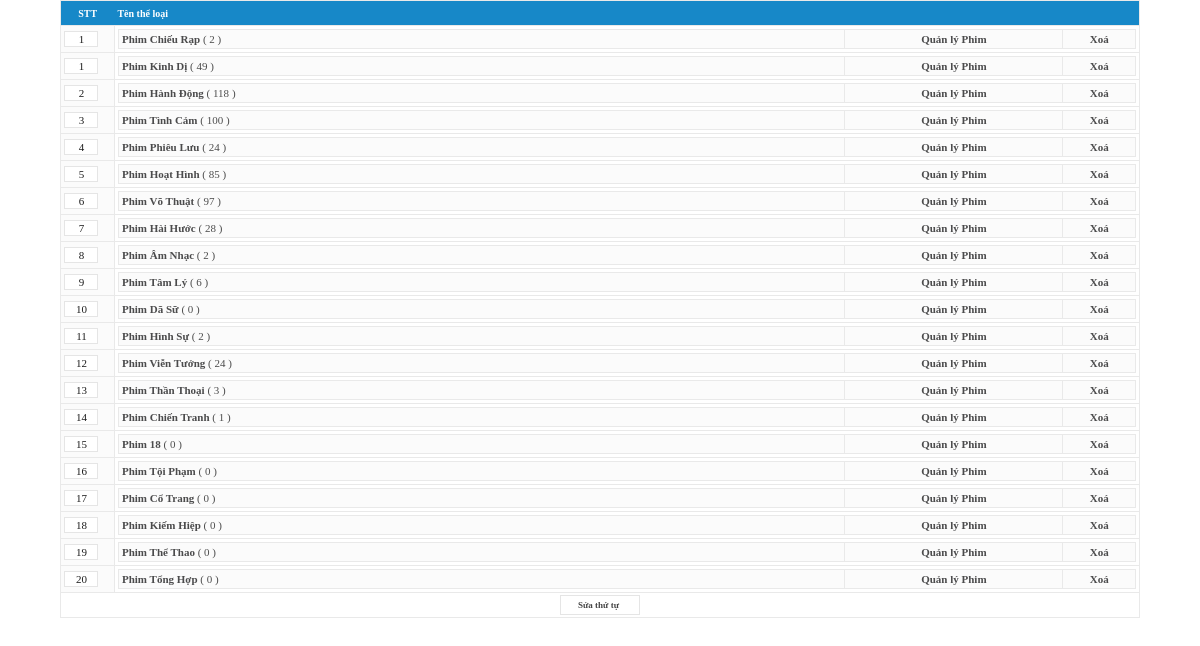
The page /admincp/index.php?act=cat&mode=edit (signed in) on the database its author committed.
### tables this page shows
CREATE TABLE IF NOT EXISTS `table_cat` (
  `cat_name_title` text,
  `cat_id` int(3)  AUTO_INCREMENT,
  `cat_name_ascii` varchar(120) DEFAULT '',
  `cat_name_key` varchar(250) DEFAULT '',
  `cat_name_tag` text,
  `cat_name_des` text,
  `cat_order` int(3)  DEFAULT '0',
  `cat_name` varchar(250)  DEFAULT '0',
  PRIMARY KEY (`cat_id`)
);

### inc/init.php (called while the page is built, shortened)
<?php
include('_dbconnect.php');
$mysql = new mysql;
?>

### inc/_config.php (called while the page is built, shortened)
<?php
$tb_prefix			= 'table_';
include("init.php");
?>

### inc/_dbconnect.php (called while the page is built, shortened)
<?php
class mysql {
	function query($input){
		$q = @mysql_query($input) or $this->show_error("<b>Lỗi MySQL Query</b> : ".mysql_error(),$input);
		return $q;
	}
	function fetch_array($query_id, $type=MYSQL_BOTH){
		$fa = @mysql_fetch_array($query_id,$type);
		return $fa;
	}
}
?>

### inc/_functions.php (called while the page is built, shortened)
<?php
function get_total($table,$f1,$f2 = '') {
	global $mysql, $tb_prefix;
	$q = "SELECT COUNT($f1) FROM ".$tb_prefix.$table;
	$q .= ($f2)?" ".$f2:'';
	$tt = $mysql->fetch_array($mysql->query($q));
	return $tt[0];
}
?>

### admincp/cat.php (the view, shortened to what this page needs)
<?php
$edit_url = 'index.php?act=cat&mode=edit';
$inp_arr = array(
		'name'	=> array(
			'table'	=>	'cat_name',
			'name'	=>	'Tên thể loại',
			'type'	=>	'free'
		),
		'name_ascii'	=>	array(
			'table'	=>	'cat_name_ascii',
			'type'	=>	'hidden_value',
			'value'	=>	'',
			'change_on_update'	=>	true,
		),
		'name_title'	=> array(
			'table'	=>	'cat_name_title',
			'name'	=>	'Thẻ Title',
			'type'	=>	'free',
			'can_be_empty'	=>	true,
		),
		'name_key'	=> array(
			'table'	=>	'cat_name_key',
			'name'	=>	'Thẻ Key',
			'type'	=>	'free',
			'can_be_empty'	=>	true,
		),
		'name_des'	=> array(
			'table'	=>	'cat_name_des',
			'name'	=>	'Thẻ DES',
			'type'	=>	'free',
			'can_be_empty'	=>	true,
		),
		'order'	=> array(
			'table'	=>	'cat_order',
			'name'	=>	'Thứ tự',
			'type'	=>	'number',
			'can_be_empty'	=>	true,
		),
		'name_tag'	=>	array(
			'table'	=>	'cat_name_tag',
			'name'	=>	'Thêm Key Thể Loại',
			'type'	=>	'free',
			'can_be_empty'	=>	true,
		),
);
if ($mode == 'edit') {
	if ($cat_id) {
		if (!$_POST['submit']) {
			$q = $mysql->query("SELECT * FROM ".$tb_prefix."cat WHERE cat_id = '$cat_id'");
			$r = $mysql->fetch_array($q);
			foreach ($inp_arr as $key=>$arr) $$key = $r[$arr['table']];
		}
		else {
			$error_arr = array();
			$error_arr = $form->checkForm($inp_arr);
			if (!$error_arr) {
				$inp_arr['name_ascii']['value'] = strtolower(get_ascii($name));
				$sql = $form->createSQL(array('UPDATE',$tb_prefix.'cat','cat_id','cat_id'),$inp_arr);
				eval('$mysql->query("'.$sql.'");');
				echo "Đã sửa xong <meta http-equiv='refresh' content='0;url=".$edit_url."'>";
				exit();
			}
		}
		$warn = $form->getWarnString($error_arr);
		$form->createForm('Sửa thể loại',$inp_arr,$error_arr);
	}
	else {
		echo "<table width=90% align=center cellpadding=2 cellspacing=0 class=border><form method=post>";
		echo "<tr><td align=center class=title width=5%>STT</td><td class=title style='border-right:0'>Tên thể loại</td></tr>";
		$cat_query = $mysql->query("SELECT * FROM ".$tb_prefix."cat ORDER BY cat_order ASC");
		while ($cat = $mysql->fetch_array($cat_query)) {
			$tt = get_total('film','film_id',"WHERE film_cat = ".$cat['cat_id']."");
			$iz = $cat['cat_order'];
			echo "<tr><td class=fr_2><input onclick=this.select() type=text name='o".$cat['cat_id']."' value=$iz size=2 style='text-align:center'></td><td class=fr><table width=100% cellpadding=2 cellspacing=0 class=border>";
			echo "<tr><td class=fr_2 width=50%><a href='$link&cat_id=".$cat['cat_id']."'><b>".$cat['cat_name']."</b></a> ( ".$tt." )</td><td class=fr_2 width='15%' align=center><a href='?act=film&mode=edit&cat_id=".$cat['cat_id']."'><b>Quản lý Phim</b></a></td><td class=fr_2 width='5%' align=center><a href=# onclick=check_del(".$cat['cat_id'].")><b>Xoá</b></a></td></tr>";
			echo "</table></td></tr>";
		}
		echo '<tr><td colspan="4" align="center"><input type="submit" name="sbm" class=submit value="Sửa thứ tự"></td></tr>';
		echo '</form></table>';
	}
}
		?>

### admincp/style.css (style rules this page uses)
Table,Tr,Td { Font-size: 11px; Font-family: Verdana; border-collapse: collapse; }
A { color: #4B4B4C; text-decoration: none; font-family: Verdana; }
Input,Textarea,Button,Select { Font-family: Verdana; Font-size: 11px; border: 1px solid #E5E5E5; vertical-align:middle; padding-left:3px; margin:0; background: #FFF; color: #1D1D1D; }
form { margin: 0; padding:0 }
.border { border: #E9E9E9 1px solid; }
.submit { COLOR: #454545; font-weight: bold; border: 1 solid #DDDDDD; background-color: #FFF; font-size: 9px; font-family: Verdana; height: 20px; width: 80px; }
.title { background-color: #1788C8; padding: 3px; color: #FFF; font-size: 10px; font-family: Verdana; font-weight: bold; height: 25px; }
.fr, .fr_2 { border: 1px solid #E9E9E9; padding: 3px; background-color: #FFF; }
.fr_2 { background-color: #FBFBFB; }

### rows shown on the page
table_cat: o1 "1", cat_name "Phim Chiếu Rạp", tt "2"
table_cat: o3 "1", cat_name "Phim Kinh Dị", tt "49"
table_cat: o2 "2", cat_name "Phim Hành Động", tt "118"
table_cat: o4 "3", cat_name "Phim Tình Cảm", tt "100"
table_cat: o5 "4", cat_name "Phim Phiêu Lưu", tt "24"
table_cat: cat_order "5", cat_name "Phim Hoạt Hình", tt "85"
table_cat: cat_order "6", cat_name "Phim Võ Thuật", tt "97"
table_cat: cat_order "7", cat_name "Phim Hài Hước", tt "28"
table_cat: cat_order "8", cat_name "Phim Âm Nhạc", tt "2"
table_cat: cat_order "9", cat_name "Phim Tâm Lý", tt "6"
table_cat: cat_order "10", cat_name "Phim Dã Sữ", tt "0"
table_cat: cat_order "11", cat_name "Phim Hình Sự", tt "2"
table_cat: cat_order "12", cat_name "Phim Viễn Tưởng", tt "24"
table_cat: cat_order "13", cat_name "Phim Thần Thoại", tt "3"
table_cat: cat_order "14", cat_name "Phim Chiến Tranh", tt "1"
table_cat: cat_order "15", cat_name "Phim 18", tt "0"
table_cat: cat_order "16", cat_name "Phim Tội Phạm", tt "0"
table_cat: cat_order "17", cat_name "Phim Cổ Trang", tt "0"
table_cat: cat_order "18", cat_name "Phim Kiếm Hiệp", tt "0"
table_cat: cat_order "19", cat_name "Phim Thể Thao", tt "0"
table_cat: cat_order "20", cat_name "Phim Tổng Hợp", tt "0"
